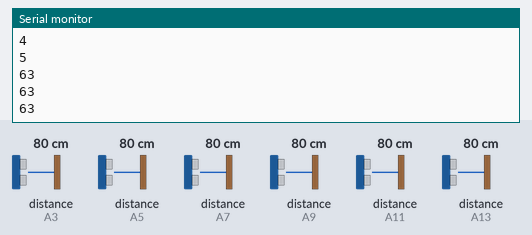
Bench run of a sketch on a simulated Arduino Mega 2560, built with avr-gcc and run on an emulated ATmega2560. Shown: the last lines printed to the serial monitor. The inputs (shaded band) are chosen by the test bench; at power-on: distance to the obstacle (sensors on A3, A5, A7, A9, A11, A13) 80 cm.

Above: at 2.3 s.
2.4 s: distance to the obstacle (sensor on A3) set to 2 cm
At 2.84 s:
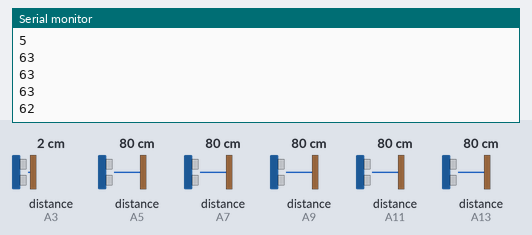
3.9 s: distance to the obstacle (sensor on A5) set to 2 cm
At 3.96 s:
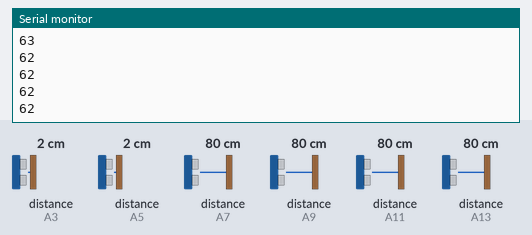
5.4 s: distance to the obstacle (sensor on A7) set to 2 cm
At 5.46 s:
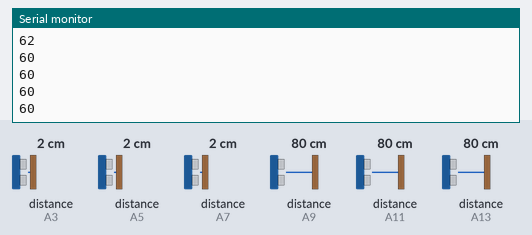
6.9 s: distance to the obstacle (sensor on A9) set to 2 cm
At 6.96 s:
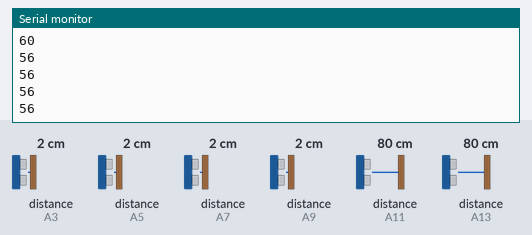
8.4 s: distance to the obstacle (sensor on A11) set to 2 cm
At 8.45 s:
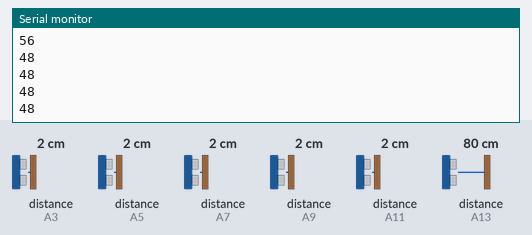
9.9 s: distance to the obstacle (sensor on A3) set to 18 cm
At 9.95 s:
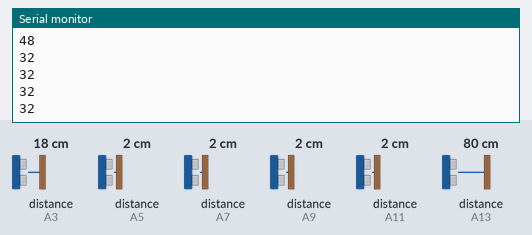
Timing chart, 0 to 12.4 s (numbered marks = the images above; inputs shaded):
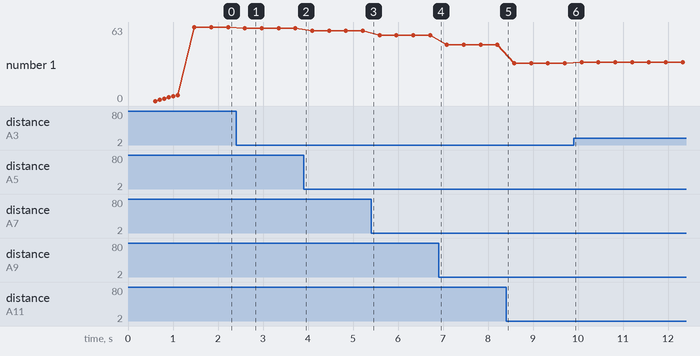

Measured:
- after the input at 2.4 s, the serial monitor: prints a new line after 0.20 s (image 1)
- plotted number 1: 63 → 62 after the input at 2.4 s, 62 → 60 after the input at 3.9 s, 60 → 56 after the input at 5.4 s, 56 → 48 after the input at 6.9 s, 48 → 32 after the input at 8.4 s

The sketch:

CapteurV4.ino
```cpp
// Utiliser la version 2.0.1 de la bibliothque SharpIR
// Port Analogique 0 et 1 inutilisable
#include <SharpIR.h>
#include <SoftwareSerial.h>

#define RX_BT 15
#define TX_BT 14

int mesure_0 = 0;
int mesure_60 = 0;
int mesure_120 = 0;
int mesure_180 = 0;
int mesure_240 = 0;
int mesure_300 = 0;
int nombreCapteurs = 6;
int * tabMesures = new int[nombreCapteurs]{mesure_0, mesure_60, mesure_120, mesure_180, mesure_240, mesure_300};
int danger;
int bluetooth_value = 0;


SharpIR Capteur_0( SharpIR::GP2Y0A21YK0F, A3 );
SharpIR Capteur_60( SharpIR::GP2Y0A21YK0F, A5 );
SharpIR Capteur_120( SharpIR::GP2Y0A21YK0F, A7 );
SharpIR Capteur_180( SharpIR::GP2Y0A21YK0F, A9 );
SharpIR Capteur_240( SharpIR::GP2Y0A21YK0F, A11 );
SharpIR Capteur_300( SharpIR::GP2Y0A21YK0F, A13 );

SoftwareSerial BTSerial(RX_BT, TX_BT);

int minVal(int tab[], int taille){
  int valMin = tab[0];
  for (int i = 1; i < taille; i++){
    if(valMin > tab[i]){
      valMin = tab[i];
    }
  }
  return valMin;
}

void afficheTableau(int tab[]){
  for(int i = 0; i < nombreCapteurs; i++){
    delay(100);
    Serial.println(tab[i]);
  }
}

int puissance(int exposant, int valeur){
  int result = 1;
  if(exposant == 0){
    return 1;
  }
  for(int i = 0; i < exposant; i++){
    result *= valeur;
  }
  return result;
}

void setup(){
  Serial.begin(9600);
  BTSerial.begin(9600);
  delay(500);
  for(int i = 0; i < nombreCapteurs; i++){
    delay(100);
    Serial.println(i);
  }
}

void loop(){
  delay(250);
  //Serial.print("Distance 0° (cm) = ");
  mesure_0 = Capteur_0.getDistance();
  //Serial.print(mesure_0);
  //Serial.print("\t Distance 60° (cm) = ");
  mesure_60 = Capteur_60.getDistance();
  //Serial.print(mesure_60);
  //Serial.print("\t Distance 120° (cm) = ");
  mesure_120 = Capteur_120.getDistance();
  //Serial.print(mesure_120);
  //Serial.print("\t Distance 180° (cm) = ");
  mesure_180 = Capteur_180.getDistance();
  //Serial.print(mesure_180);
  //Serial.print("\t Distance 240° (cm) = ");
  mesure_240 = Capteur_240.getDistance();
  //Serial.print(mesure_240);
  //Serial.print("\t Distance 300° (cm) = ");
  mesure_300 = Capteur_300.getDistance();
  //Serial.print(mesure_300);
  tabMesures [0] = mesure_0;
  tabMesures [1] = mesure_60;
  tabMesures [2] = mesure_120;
  tabMesures [3] = mesure_180;
  tabMesures [4] = mesure_240;
  tabMesures [5] = mesure_300;
  //Serial.print("\t Danger le plus proche = ");

  int danger = minVal(tabMesures, nombreCapteurs);
  //afficheTableau(tabMesures);

  // Bluetooth (si ça marche pas faut taper Ewan)

  bluetooth_value= 0;
  for(int i = 0; i < nombreCapteurs; i++){
    if(11 <= tabMesures[i]){
      bluetooth_value += puissance(i,2);
    }
  }
  if (bluetooth_value < 10){
    BTSerial.print("00"+String(bluetooth_value));  // Pour assurer un retour avec 3 chiffres pour les valeurs en dessous de 100
  }
  else if (bluetooth_value < 100){
    BTSerial.print("0"+String(bluetooth_value));
  }
  else{
     BTSerial.print(bluetooth_value);
  }

  Serial.println(bluetooth_value);
}
```
